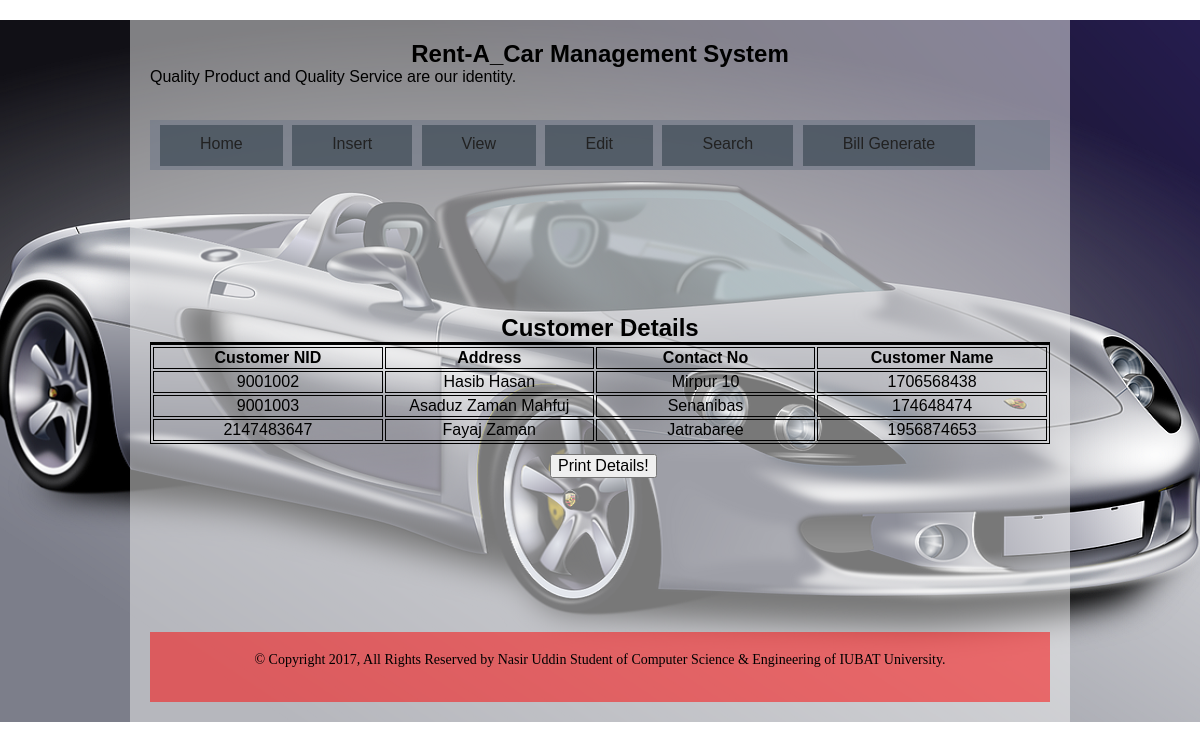
The page /view.php on the database its author committed.
### tables this page shows
CREATE TABLE `customer` (
  `custonerName` varchar(100) NOT NULL,
  `customerAddress` varchar(100) NOT NULL,
  `customerContact` int(40) NOT NULL,
  `customerNID` int(40) NOT NULL,
  `car_id` int(11) NOT NULL
);

### view.php (the view, shortened to what this page needs)
<!DOCTYPE html>
<html lang="en">
<head>
	<link rel="stylesheet" href="css/normalize.css">
	<link rel="stylesheet" href="style.css">
</head>
<body>
	<div class="web">
		<div class="mid">
             <?php include_once("header.php");?>
             <br>
             <br>
             <br>
             <br>
             <br>
             <br>
             <br>
             <br>
<div class="table"><div id="printableArea">
<h2 align="center"> Customer Details </h2>
<table border="1" align="center">
                  <?php
                  $conn =new mysqli('localhost', 'root', '', 'db_mid_term');
                  echo "<table ><tr><th>Customer NID</th><th>Address</th><th>Contact No</th><th>Customer Name</th></tr>";
                  $result=mysqli_query($conn,"SELECT * FROM Customer");
                  while($test= mysqli_fetch_array($result))
                  {
                        echo"<td><font color='black'>" .$test['customerNID']."</font></td>";
                        echo"<td><font color='black'>" .$test['custonerName']."</font></td>";
                        echo"<td><font color='black'>" .$test['customerAddress']. "</font></td>";
                        echo"<td><font color='black'>" .$test['customerContact']. "</font></td>";
                  }
                  ?>
</table></div>
<input id="mybtn" type="button" onclick="printDiv('printableArea')" value="Print Details!" />
             <br>
             <br>
             <br>
             <br>
             <br>
             <br>
             <br>
             <br>
             <br>
            <?php include_once("Footer.php");?>
		</div>
	</div>
</body>
</html>

### style.css (style rules this page uses)
.web { margin-top: 15px; background-image: url('images/Car2.png'); background-attachment: fixed; background-position: center; }
.mid { width: 900px; height: auto; background: rgba(240, 240, 240, .5); padding: 20px; margin: 20px auto; }
#mybtn { margin: 10px 400px; }
.bill table tr,th,td { border: 1px solid black; }

### view.php (style rules this page uses)
table, th, td { border: 1px solid black; width:900px; text-align:center; }

### rows shown on the page
customer: customerNID "9001002", custonerName "Hasib Hasan", customerAddress "Mirpur 10", customerContact "1706568438"
customer: customerNID "9001003", custonerName "Asaduz Zaman Mahfuj", customerAddress "Senanibas", customerContact "174648474"
customer: customerNID "2147483647", custonerName "Fayaj Zaman", customerAddress "Jatrabaree", customerContact "1956874653"
